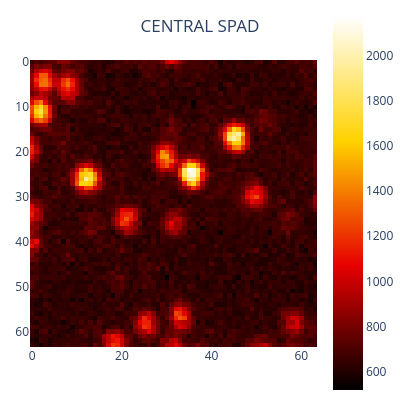

Here is the notebook cell this chart was saved with:
### Code cell
fig = px.imshow(
    D7, 
    color_continuous_scale='hot',
    title='CENTRAL SPAD',
)
fig.update_layout(
    margin=dict(l=30, r=0, t=0, b=0),
    width=400,
    height=400,
    title=dict(
        y=0.95,  # move title closer to plot
        x=0.5,   # keep centered
        xanchor='center',
        yanchor='top'
    )
)

fig.show()

### Figure 1 — Plotly figure (JSON) as saved in the notebook; plotly's stock layout.template omitted (floating-point values rounded to 4 significant figures; data arrays with more than 128 entries replaced by an {"elided": "..."} marker saying what was removed)
{"data": [{"coloraxis": "coloraxis", "hovertemplate": "x: %{x}<br>y: %{y}<br>color: %{z}<extra></extra>", "name": "0", "type": "heatmap", "xaxis": "x", "yaxis": "y", "z": {"elided": "64x64 int values"}}], "layout": {"coloraxis": {"colorscale": [[0, "rgb(0,0,0)"], [0.3333, "rgb(230,0,0)"], [0.6667, "rgb(255,210,0)"], [1, "rgb(255,255,255)"]]}, "height": 400, "margin": {"b": 0, "l": 30, "r": 0, "t": 0}, "title": {"text": "CENTRAL SPAD", "x": 0.5, "xanchor": "center", "y": 0.95, "yanchor": "top"}, "width": 400, "xaxis": {"anchor": "y", "constrain": "domain", "domain": [0, 1], "scaleanchor": "y"}, "yaxis": {"anchor": "x", "autorange": "reversed", "constrain": "domain", "domain": [0, 1]}}}
